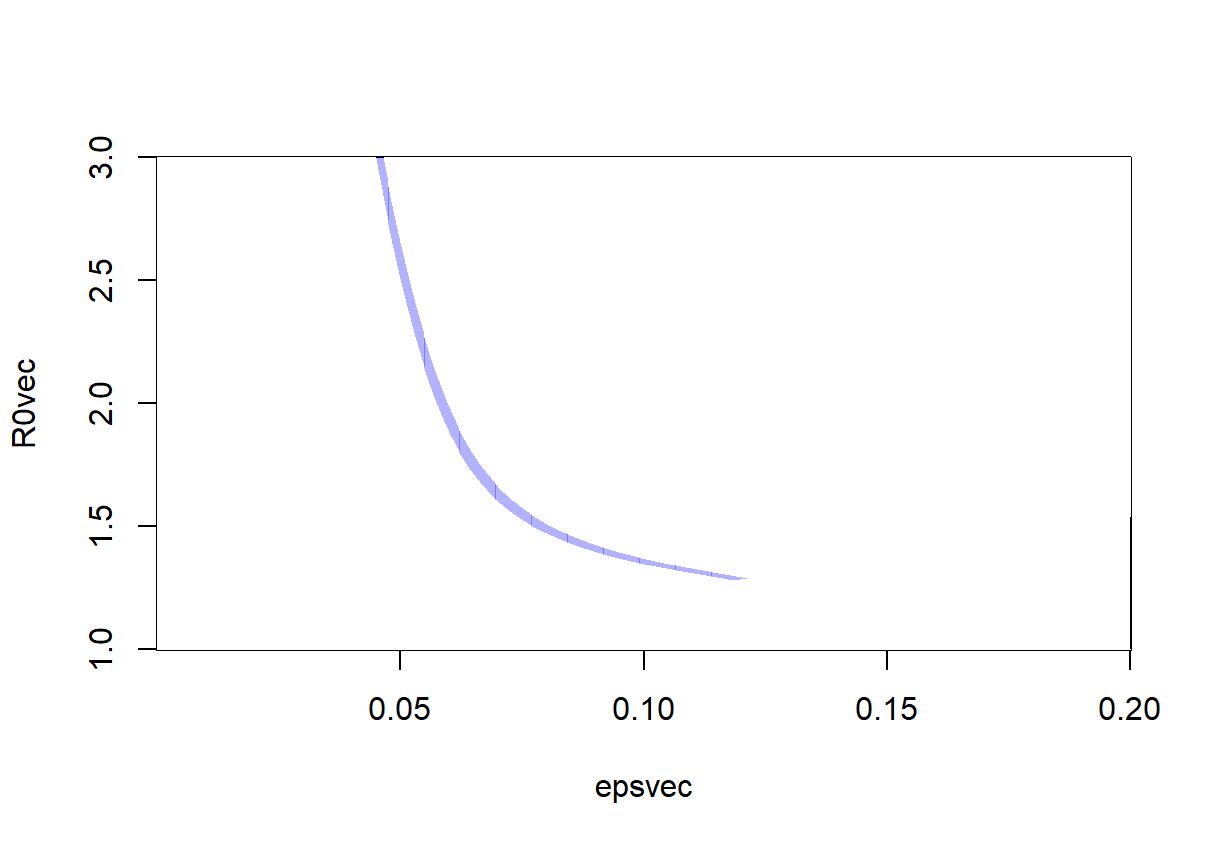

This chart was generated by the following R code:
library("burnout")

canPersist<-function(c0=0.5,
                     S=300,
                     B0=10,
                     R0=2.5,
                     epsilon=0.05,
                     D=1,
                     r=0.5){
  z=final_size(R0)
  N_DFE=c0*S/(1-(1+r)*(1-z*D)*(1-c0))
  P1<-P1_prob(R0,epsilon,k=1,N=N_DFE)
  eigenvalue<-(1+B0)*P1
  return (eigenvalue>=1) 
}

matter<-function(epsilon=0.05,
                 R0=3){
    return(canPersist(D=1,R0=R0,epsilon=epsilon)!=canPersist(D=0.85,R0=R0,epsilon=epsilon))
  }

n <- 101
epsvec <- seq(1e-4, 0.2, length.out = n) ## warnings if eps=0
R0vec <- seq(1, 3, length.out = n)
M <- matrix(NA, length(epsvec), length(R0vec))
for (i in seq_along(epsvec)) {
  for (j in seq_along(R0vec)) {
    M[i,j] <- matter(R0=R0vec[j], epsilon=epsvec[i])
  }
}

image(epsvec, R0vec, M, col=c("#FFFFFF", adjustcolor("blue", alpha=0.3)))
